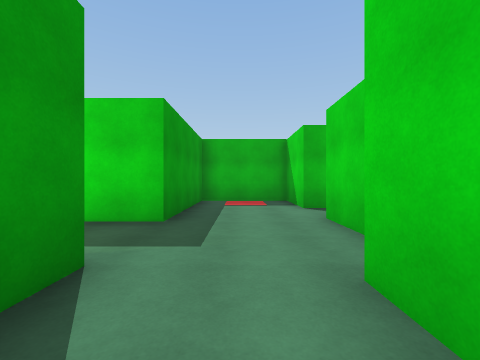
[1] (above)

17 first-person views from a walk through a 3-D level made in the Unity game engine. The camera is 1.4 m above the floor, looks level and sees 90° across. The floor is counted in squares, 2 m on a side. Each view is taken from the middle of a square. On the plan, view 1 faces up. The plan holds only what a view shows up to about 9 squares ahead; the rest is blank. The place goes on beyond the plan. Surface patterns are stand-ins for the level's own textures.

[2]
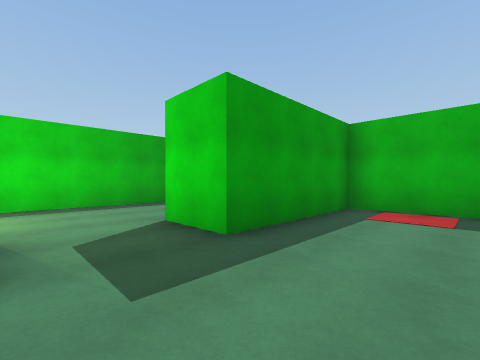

[3]
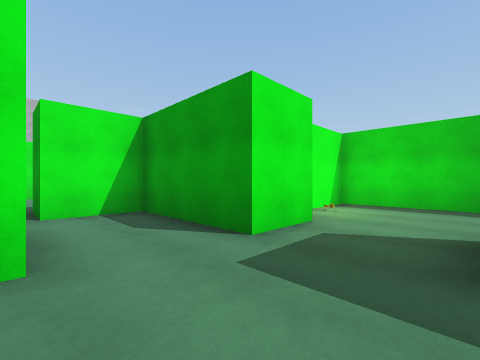

[4]
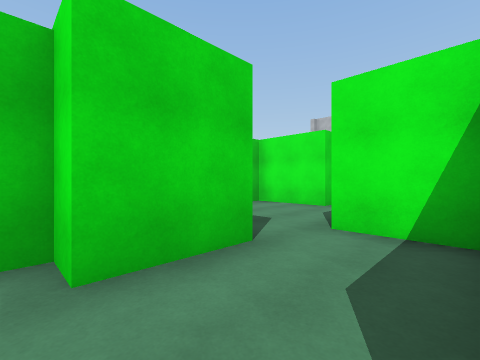

[5]
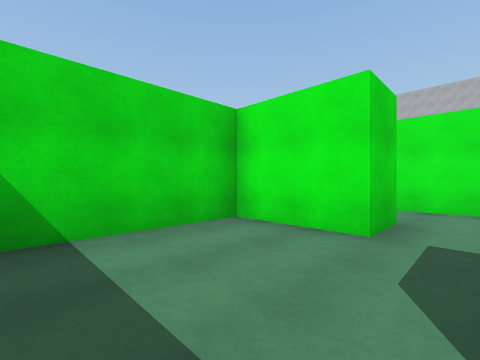

[6]
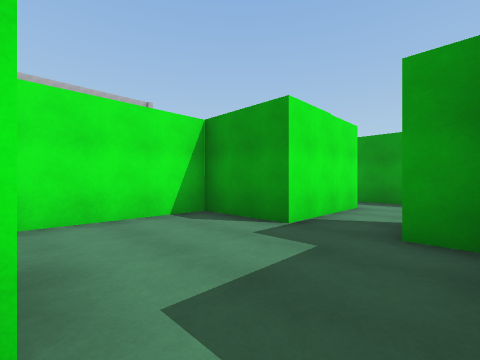

[7]
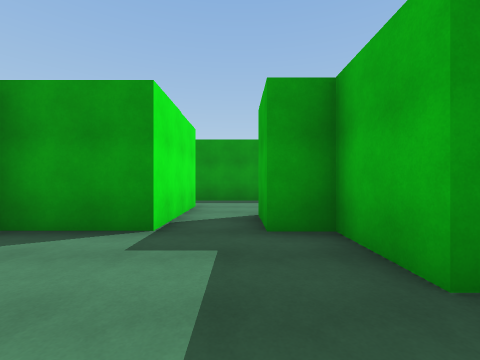

[8]
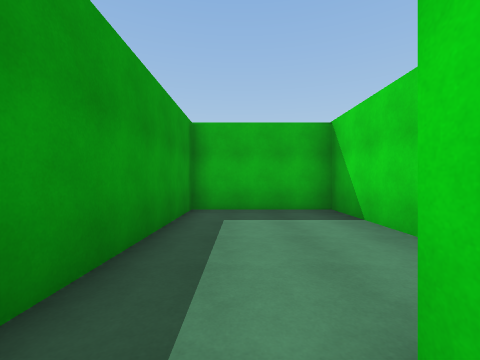

[9]
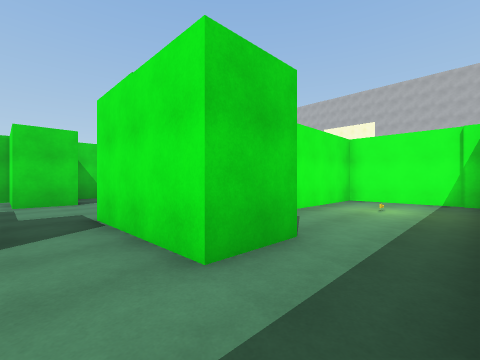

[10]
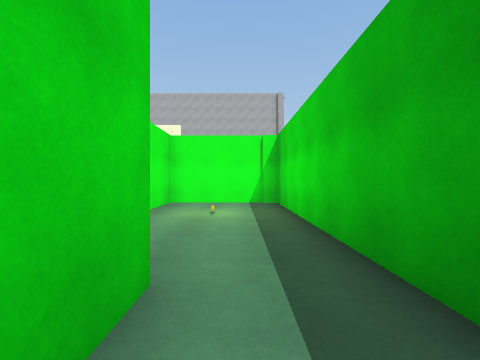

[11]
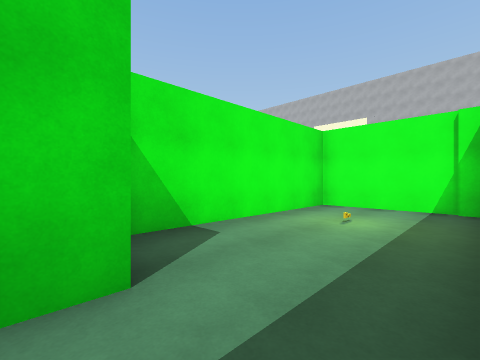

[12]
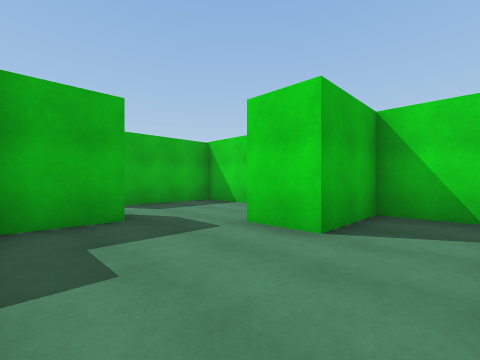

[13]
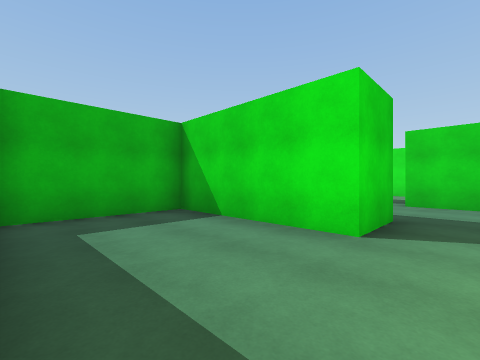

[14]
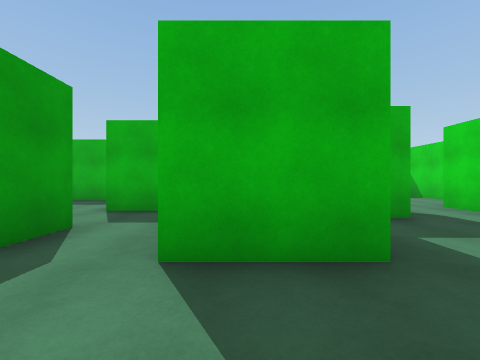

[15]
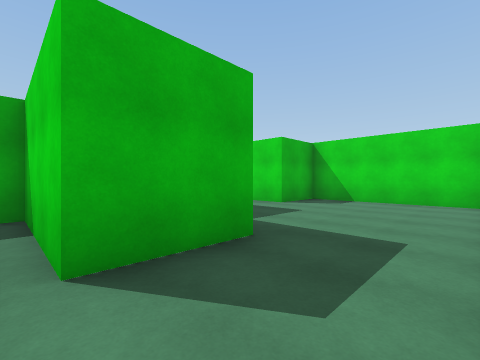

[16]
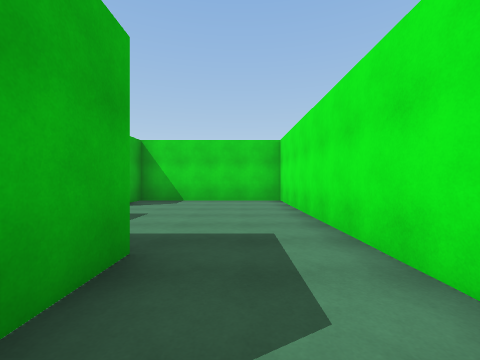

[17]
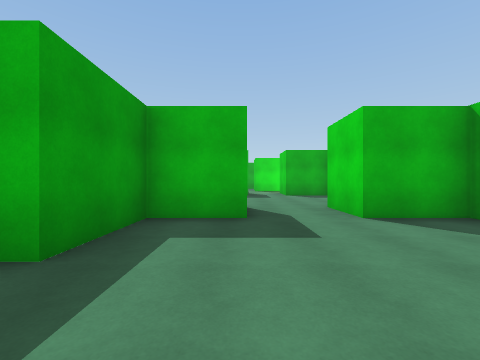

### Floor plan
Points are (right, up) in squares from view 1. A wall is a line through its corners. A room is listed if a view was taken in it or the views show most of it. See-through windows are left out.
Room 1 (views 1, 5, 6, 7, 12)
walls: (2, -5.5) (2, -4.2) (4.3, -4.2) (4.3, -0.1) (1.4, -0.1); (0.9, -0.1) (0.9, 1.7); (-1.3, -5.2) (-1.3, -7.4) (1.5, -7.4); (-1.3, 2) (-1.3, -1.4) (0.5, -1.4) (0.5, -2.7) (-1.3, -2.7) (-1.3, -3.6)
ways out: opening at (-0.5, 0.5) to room 2; opening at (-2, -4.5) to room 4; opening at (2, -6.5) to room 7
Room 2 (views 2, 3, 4, 13)
walls: (-2.9, 2) (-1.3, 2); (-6.2, 5.9) (-6.2, 1.1) (-4.4, 1.1); (0.9, 1.7) (1.6, 1.7) (1.6, 4.4); (1.6, 6) (1.6, 8.1) (-1.3, 8.1) (-1.3, 4) (-2.9, 4) (-2.9, 8.1) (-6, 8.1)
ways out: opening at (-0.5, 0.5) to room 1; opening at (2.5, 5)
Room 3 (views 8, 11)
walls: (-4.4, -6.6) (-4.4, -5.2); (-6.2, -5.5) (-6.2, -12.5) (-2.9, -12.5) (-2.9, -7.1)
ways out: opening at (-5.5, -6) to room 4
Room 4 (views 9, 10)
walls: (-2.9, -3.1) (-2.9, -0.3) (-6.2, -0.3) (-6.2, -5.5); (-4.4, -5.2) (-1.3, -5.2); (-1.3, -3.6) (-2.6, -3.6)
ways out: opening at (-2, -4.5) to room 1; opening at (-5.5, -6) to room 3
Room 5 (views 14, 15, 16)
walls: (5.4, -11.4) (6.6, -11.4); (6.3, -9) (4.3, -9) (4.3, -7.5); (2.5, -7.4) (2.5, -8.6)
ways out: opening at (5.5, -10.5) to room 6; opening at (3.5, -8) to room 7
Room 6 (view 17)
walls: (8.2, -6.6) (6.3, -6.6) (6.3, -9); (6.6, -11.4) (12.2, -11.4) (12.2, -6.6) (10.3, -6.6) (10.3, -4.8)
ways out: opening at (5.5, -10.5) to room 5; opening at (9.5, -5.5)
Room 7 (no view inside)
walls: (4.3, -7.5) (4.3, -5.5) (2, -5.5); (1.5, -7.4) (2.5, -7.4)
ways out: opening at (2, -6.5) to room 1; opening at (3.5, -8) to room 5

Where each view was taken, in squares from view 1:
view 1: 0 up, 0 right, facing up
view 2: 2 up, 1 right, facing up-left
view 3: 4 up, 1 right, facing down-left
view 4: 2 up, 1 left, facing down-right
view 5: 1 down, 1 right, facing down-right
view 6: 3 down, 2 right, facing down-left
view 7: 4 down, 2 right, facing left
view 8: 6 down, 5 left, facing up
view 9: 4 down, 6 left, facing down-right
view 10: 5 down, 5 left, facing down
view 11: 6 down, 6 left, facing down-right
view 12: 7 down, 1 left, facing up-right
view 13: 3 up, 6 left, facing up-right
view 14: 11 down, 5 right, facing up
view 15: 11 down, 4 right, facing up-right
view 16: 10 down, 4 right, facing right
view 17: 11 down, 8 right, facing up
